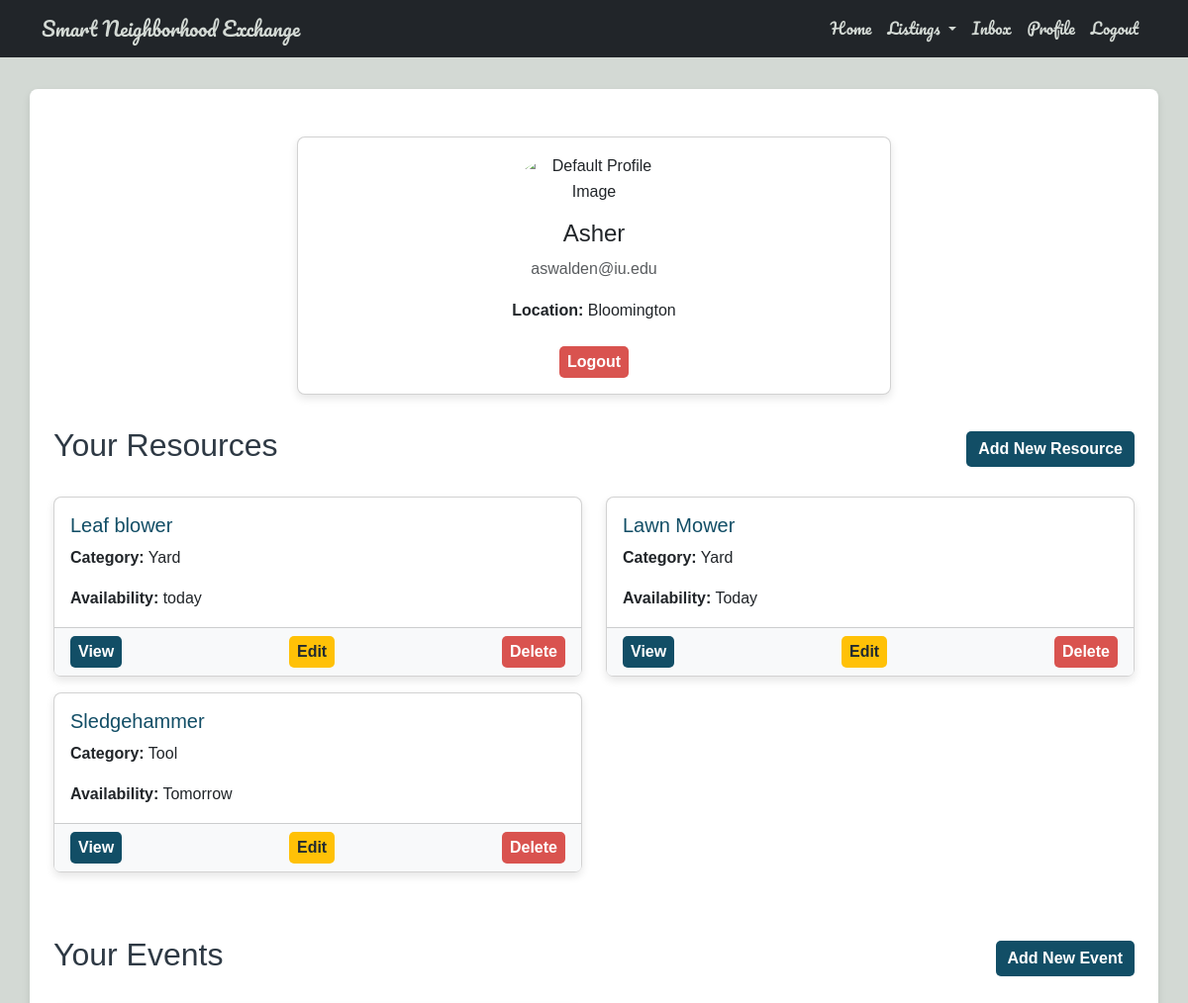
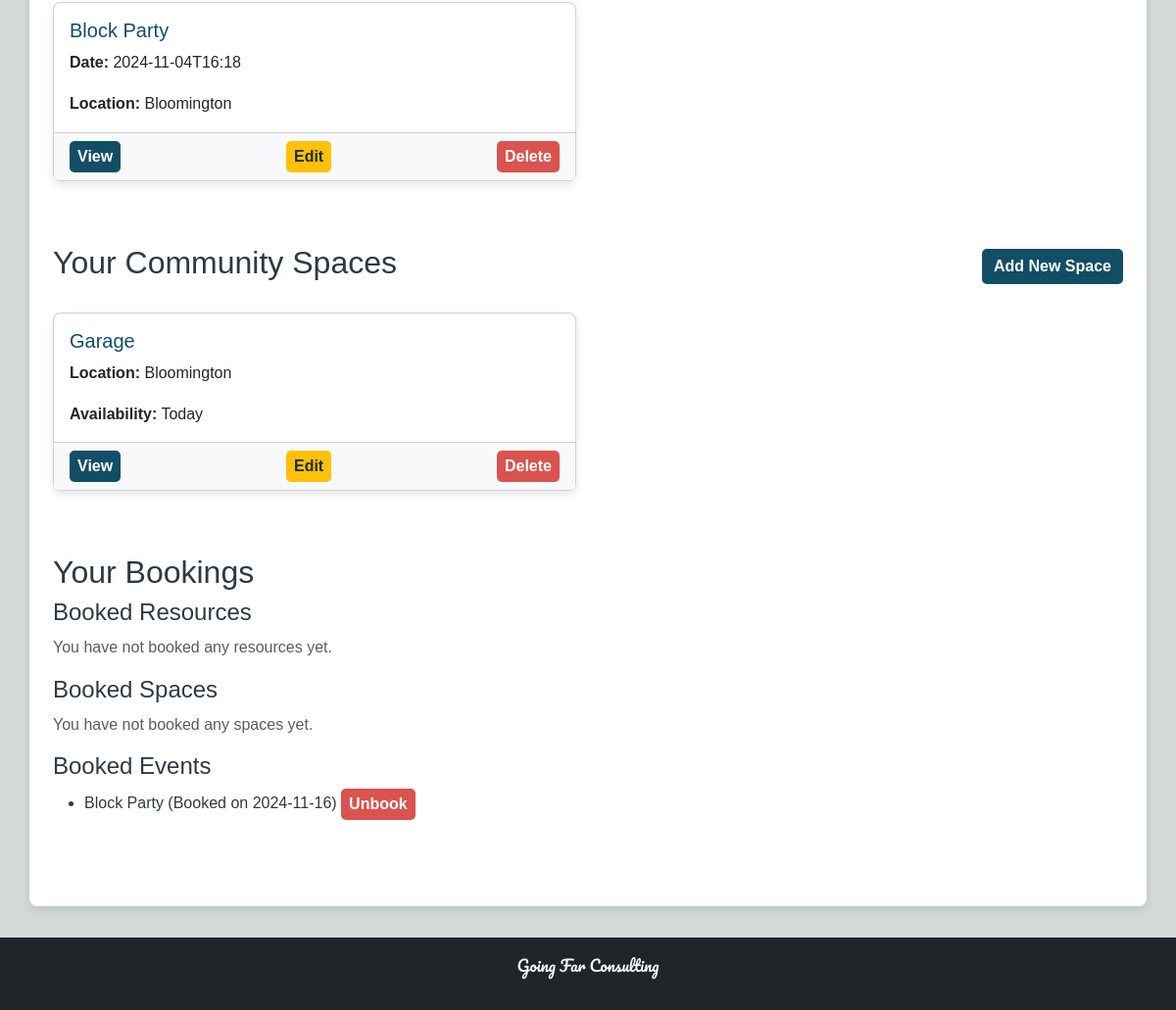
Screenshot of /profile (signed in) with the database file from the repository (2 pictures, top to bottom).
### tables this page shows
CREATE TABLE users (
            id INTEGER PRIMARY KEY AUTOINCREMENT,
            name TEXT NOT NULL,
            email TEXT NOT NULL UNIQUE,
            password TEXT NOT NULL,
            location TEXT,
            profile_image TEXT
        );

CREATE TABLE resources (
            resource_id INTEGER PRIMARY KEY AUTOINCREMENT,
            user_id INTEGER NOT NULL,
            title TEXT NOT NULL,
            description TEXT,
            images TEXT,
            category TEXT,
            availability TEXT,
            date_posted TEXT NOT NULL,
            FOREIGN KEY (user_id) REFERENCES users (id) ON DELETE CASCADE
        );

CREATE TABLE events (
            event_id INTEGER PRIMARY KEY AUTOINCREMENT,
            name TEXT NOT NULL,
            description TEXT,
            date TEXT NOT NULL,
            location TEXT NOT NULL,
            hosted_by INTEGER NOT NULL,
            FOREIGN KEY (hosted_by) REFERENCES users (id) ON DELETE CASCADE
        );

CREATE TABLE spaces (
            space_id INTEGER PRIMARY KEY AUTOINCREMENT,
            name TEXT NOT NULL,
            description TEXT,
            location TEXT,
            availability TEXT,
            created_by INTEGER NOT NULL,
            FOREIGN KEY (created_by) REFERENCES users (id) ON DELETE CASCADE
        );

CREATE TABLE event_bookings (
            booking_id INTEGER PRIMARY KEY AUTOINCREMENT,
            user_id INTEGER NOT NULL,
            event_id INTEGER NOT NULL,
            booking_date TEXT NOT NULL,
            FOREIGN KEY (user_id) REFERENCES users (id) ON DELETE CASCADE,
            FOREIGN KEY (event_id) REFERENCES events (event_id) ON DELETE CASCADE
        );

### app.py (the view)
@app.route('/profile')
def profile():
    user_id = session.get('user_id')
    if user_id is None:
        flash('Please log in to access your profile', 'error')
        return redirect(url_for('login'))
    user = get_user_by_id(user_id)
    if not user:
        flash('User not found', 'error')
        return redirect(url_for('login'))
    resources = get_resources_by_user(user_id)
    events = get_events_by_user(user_id)
    spaces = get_spaces_by_user(user_id)
    resource_bookings = get_resource_bookings_by_user(user_id)
    space_bookings = get_space_bookings_by_user(user_id)
    event_bookings = get_event_bookings_by_user(user_id)
    return render_template(
        'profile.html',
        user=user,
        resources=resources,
        events=events,
        spaces=spaces,
        resource_bookings=resource_bookings,
        space_bookings=space_bookings,
        event_bookings=event_bookings
    )

### app.py (called while the page is built)
@app.before_request
def initialize_database():
    init_db()

@app.teardown_appcontext
def shutdown_session(exception=None):
    close_db()

### database.py (called while the page is built)
def get_db():
    if 'db' not in g:
        g.db = sqlite3.connect(DATABASE)
        g.db.row_factory = sqlite3.Row
    return g.db

def get_user_by_id(user_id):
    return get_db().execute(
        "SELECT * FROM users WHERE id = ?",
        (user_id,)
    ).fetchone()

def get_resources_by_user(user_id):
    return get_db().execute(
        "SELECT * FROM resources WHERE user_id = ?",
        (user_id,)
    ).fetchall()

def get_events_by_user(user_id):
    return get_db().execute(
        "SELECT * FROM events WHERE hosted_by = ?",
        (user_id,)
    ).fetchall()

def get_spaces_by_user(user_id):
    return get_db().execute(
        "SELECT * FROM spaces WHERE created_by = ?",
        (user_id,)
    ).fetchall()

def get_resource_bookings_by_user(user_id):
    return get_db().execute(
        "SELECT rb.*, r.title FROM resource_bookings rb JOIN resources r ON rb.resource_id = r.resource_id WHERE rb.user_id = ?",
        (user_id,)
    ).fetchall()

def get_space_bookings_by_user(user_id):
    return get_db().execute(
        "SELECT sb.*, s.name FROM space_bookings sb JOIN spaces s ON sb.space_id = s.space_id WHERE sb.user_id = ?",
        (user_id,)
    ).fetchall()

def get_event_bookings_by_user(user_id):
    return get_db().execute(
        "SELECT eb.*, e.name FROM event_bookings eb JOIN events e ON eb.event_id = e.event_id WHERE eb.user_id = ?",
        (user_id,)
    ).fetchall()

### templates/profile.html (shortened to what this page needs)
{% extends "base.html" %}
{% block content %}
<div class="container mt-4">
    <div class="row mb-4">
        <div class="col-md-12 text-center">
            <div class="card profile-card">
                <div class="card-body">
                    {% if user['profile_image'] %}
                        <img src="{{ user['profile_image'] }}" alt="Profile Image" class="img-fluid rounded-circle mb-3" width="150">
                    {% else %}
                        <img src="{{ url_for('static', filename='default-profile.png') }}" alt="Default Profile Image" class="img-fluid rounded-circle mb-3" width="150">
                    {% endif %}
                    <h4>{{ user['name'] }}</h4>
                    <p class="text-muted">{{ user['email'] }}</p>
                    <p><strong>Location:</strong> {{ user['location'] }}</p>
                    <a href="{{ url_for('logout') }}" class="btn btn-danger btn-sm mt-2">Logout</a>
                </div>
            </div>
        </div>
    </div>
    <div class="row">
        <div class="col-md-12 mb-5">
            <div class="d-flex justify-content-between align-items-center mb-4">
                <h2>Your Resources</h2>
                <a href="{{ url_for('new_resource') }}" class="btn btn-primary">Add New Resource</a>
            </div>
            {% if resources %}
                <div class="row">
                    {% for resource in resources %}
                        <div class="col-md-6 mb-3">
                            <div class="card h-100">
                                <div class="card-body">
                                    <h5 class="card-title">{{ resource.title }}</h5>
                                    <p class="card-text"><strong>Category:</strong> {{ resource.category }}</p>
                                    <p class="card-text"><strong>Availability:</strong> {{ resource.availability }}</p>
                                </div>
                                <div class="card-footer d-flex justify-content-between">
                                    <a href="{{ url_for('view_resource', id=resource.resource_id) }}" class="btn btn-info btn-sm">View</a>
                                    <a href="{{ url_for('edit_resource', id=resource.resource_id) }}" class="btn btn-warning btn-sm">Edit</a>
                                    <form action="{{ url_for('delete_resource_route', id=resource.resource_id) }}" method="POST" class="d-inline">
                                        <button type="submit" class="btn btn-danger btn-sm" onclick="return confirm('Are you sure you want to delete this resource?');">Delete</button>
                                    </form>
                                </div>
                            </div>
                        </div>
                    {% endfor %}
                </div>
            {% else %}
                <p class="text-muted">You have not added any resources yet.</p>
            {% endif %}
        </div>
        <div class="col-md-12 mb-5">
            <div class="d-flex justify-content-between align-items-center mb-4">
                <h2>Your Events</h2>
                <a href="{{ url_for('new_event') }}" class="btn btn-primary">Add New Event</a>
            </div>
            {% if events %}
                <div class="row">
                    {% for event in events %}
                        <div class="col-md-6 mb-3">
                            <div class="card h-100">
                                <div class="card-body">
                                    <h5 class="card-title">{{ event.name }}</h5>
                                    <p class="card-text"><strong>Date:</strong> {{ event.date }}</p>
                                    <p class="card-text"><strong>Location:</strong> {{ event.location }}</p>
                                </div>
                                <div class="card-footer d-flex justify-content-between">
                                    <a href="{{ url_for('view_event', event_id=event.event_id) }}" class="btn btn-info btn-sm">View</a>
                                    <a href="{{ url_for('edit_event', event_id=event.event_id) }}" class="btn btn-warning btn-sm">Edit</a>
                                    <form action="{{ url_for('delete_event', event_id=event.event_id) }}" method="POST" class="d-inline">
                                        <button type="submit" class="btn btn-danger btn-sm" onclick="return confirm('Are you sure you want to delete this event?');">Delete</button>
                                    </form>
                                </div>
                            </div>
                        </div>
                    {% endfor %}
                </div>
            {% else %}
                <p class="text-muted">You have not organized any events yet.</p>
            {% endif %}
        </div>
        <div class="col-md-12 mb-5">
            <div class="d-flex justify-content-between align-items-center mb-4">
                <h2>Your Community Spaces</h2>
                <a href="{{ url_for('new_space') }}" class="btn btn-primary">Add New Space</a>
            </div>
            {% if spaces %}
                <div class="row">
                    {% for space in spaces %}
                        <div class="col-md-6 mb-3">
                            <div class="card h-100">
                                <div class="card-body">
                                    <h5 class="card-title">{{ space.name }}</h5>
                                    <p class="card-text"><strong>Location:</strong> {{ space.location }}</p>
                                    <p class="card-text"><strong>Availability:</strong> {{ space.availability }}</p>
                                </div>
                                <div class="card-footer d-flex justify-content-between">
                                    <a href="{{ url_for('view_space', space_id=space.space_id) }}" class="btn btn-info btn-sm">View</a>
                                    <a href="{{ url_for('edit_space', space_id=space.space_id) }}" class="btn btn-warning btn-sm">Edit</a>
                                    <form action="{{ url_for('delete_space', space_id=space.space_id) }}" method="POST" class="d-inline">
                                        <button type="submit" class="btn btn-danger btn-sm" onclick="return confirm('Are you sure you want to delete this space?');">Delete</button>
                                    </form>
                                </div>
                            </div>
                        </div>
                    {% endfor %}
                </div>
            {% else %}
                <p class="text-muted">You have not added any community spaces yet.</p>
            {% endif %}
        </div>
        <div class="col-md-12 mb-5">
            <h2>Your Bookings</h2>
            <h4>Booked Resources</h4>
            {% if resource_bookings %}
                <ul>
                    {% for booking in resource_bookings %}
                    <li>
                        {{ booking.title }} (Booked on {{ booking.booking_date }})
                        <form action="{{ url_for('unbook_resource', booking_id=booking.booking_id) }}" method="POST" class="d-inline">
                            <button type="submit" class="btn btn-danger btn-sm">Unbook</button>
                        </form>
                    </li>
                    {% endfor %}
                </ul>
            {% else %}
                <p class="text-muted">You have not booked any resources yet.</p>
            {% endif %}
            <h4>Booked Spaces</h4>
            {% if space_bookings %}
                <ul>
                    {% for booking in space_bookings %}
                    <li>
                        {{ booking.name }} (Booked on {{ booking.booking_date }})
                        <form action="{{ url_for('unbook_space', booking_id=booking.booking_id) }}" method="POST" class="d-inline">
                            <button type="submit" class="btn btn-danger btn-sm">Unbook</button>
                        </form>
                    </li>
                    {% endfor %}
                </ul>
            {% else %}
                <p class="text-muted">You have not booked any spaces yet.</p>
            {% endif %}
            <h4>Booked Events</h4>
            {% if event_bookings %}
                <ul>
                    {% for booking in event_bookings %}
                    <li>
                        {{ booking.name }} (Booked on {{ booking.booking_date }})
                        <form action="{{ url_for('unbook_event', booking_id=booking.booking_id) }}" method="POST" class="d-inline">
                            <button type="submit" class="btn btn-danger btn-sm">Unbook</button>
                        </form>
                    </li>
                    {% endfor %}
                </ul>
            {% else %}
                <p class="text-muted">You have not booked any events yet.</p>
            {% endif %}
        </div>
    </div>
</div>
{% endblock %}

### static/style.css (style rules this page uses)
* { margin: 0; padding: 0; box-sizing: border-box; }
body { font-family: Arial, sans-serif; line-height: 1.6; color: #2E3944; background-color: #D3D9D4; }
.card { border-radius: 8px; box-shadow: 0 4px 8px rgba(0, 0, 0, 0.1); }
.card-title { color: #124E66; }
.card-footer { background-color: #f8f9fa; }
button, .btn { font-size: 16px; font-weight: bold; border: none; border-radius: 5px; transition: background-color 0.3s ease, color 0.3s ease; }
.btn-primary, .btn-info { background-color: #124E66; color: #FFFFFF; }
.btn-warning { background-color: #FFC107; color: #212A31; }
.btn-danger { background-color: #d9534f; color: #FFFFFF; }
.profile-card { margin: 0 auto; max-width: 600px; box-shadow: 0 4px 8px rgba(0, 0, 0, 0.1); border-radius: 8px; background-color: #ffffff; }
.profile-card img { margin: 0 auto; display: block; }
.row + .row { margin-top: 2rem; }

### rows the page displays
users: name "Asher", email "aswalden@iu.edu", location "Bloomington"
resources: title "Leaf blower", category "Yard", availability "today"
resources: title "Lawn Mower", category "Yard", availability "Today"
resources: title "Sledgehammer", category "Tool", availability "Tomorrow"
events: name "Block Party", date "2024-11-04T16:18", location "Bloomington"
spaces: name "Garage", location "Bloomington", availability "Today"
event_bookings: name "Block Party", booking_date "2024-11-16"
